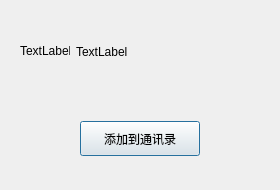
<?xml version="1.0" encoding="UTF-8"?>
<ui version="4.0">
 <class>FindSuccessDlg</class>
 <widget class="QDialog" name="FindSuccessDlg">
  <property name="geometry">
   <rect>
    <x>0</x>
    <y>0</y>
    <width>280</width>
    <height>190</height>
   </rect>
  </property>
  <property name="minimumSize">
   <size>
    <width>280</width>
    <height>190</height>
   </size>
  </property>
  <property name="maximumSize">
   <size>
    <width>280</width>
    <height>190</height>
   </size>
  </property>
  <property name="windowTitle">
   <string>Dialog</string>
  </property>
  <layout class="QVBoxLayout" name="verticalLayout">
   <item>
    <widget class="QWidget" name="widget" native="true">
     <layout class="QHBoxLayout" name="horizontalLayout">
      <item>
       <widget class="QLabel" name="head_lb">
        <property name="minimumSize">
         <size>
          <width>50</width>
          <height>50</height>
         </size>
        </property>
        <property name="maximumSize">
         <size>
          <width>50</width>
          <height>50</height>
         </size>
        </property>
        <property name="text">
         <string>TextLabel</string>
        </property>
       </widget>
      </item>
      <item>
       <widget class="QLabel" name="name_lb">
        <property name="text">
         <string>TextLabel</string>
        </property>
       </widget>
      </item>
      <item>
       <spacer name="horizontalSpacer">
        <property name="orientation">
         <enum>Qt::Orientation::Horizontal</enum>
        </property>
        <property name="sizeHint" stdset="0">
         <size>
          <width>155</width>
          <height>20</height>
         </size>
        </property>
       </spacer>
      </item>
     </layout>
    </widget>
   </item>
   <item>
    <widget class="QWidget" name="widget_2" native="true">
     <layout class="QHBoxLayout" name="horizontalLayout_2">
      <item>
       <widget class="ClickedBtn" name="add_friend_btn">
        <property name="minimumSize">
         <size>
          <width>120</width>
          <height>35</height>
         </size>
        </property>
        <property name="maximumSize">
         <size>
          <width>120</width>
          <height>35</height>
         </size>
        </property>
        <property name="text">
         <string>添加到通讯录</string>
        </property>
       </widget>
      </item>
     </layout>
    </widget>
   </item>
  </layout>
 </widget>
 <customwidgets>
  <customwidget>
   <class>ClickedBtn</class>
   <extends>QPushButton</extends>
   <header location="global">clickedbtn.h</header>
  </customwidget>
 </customwidgets>
 <resources/>
 <connections/>
</ui>
